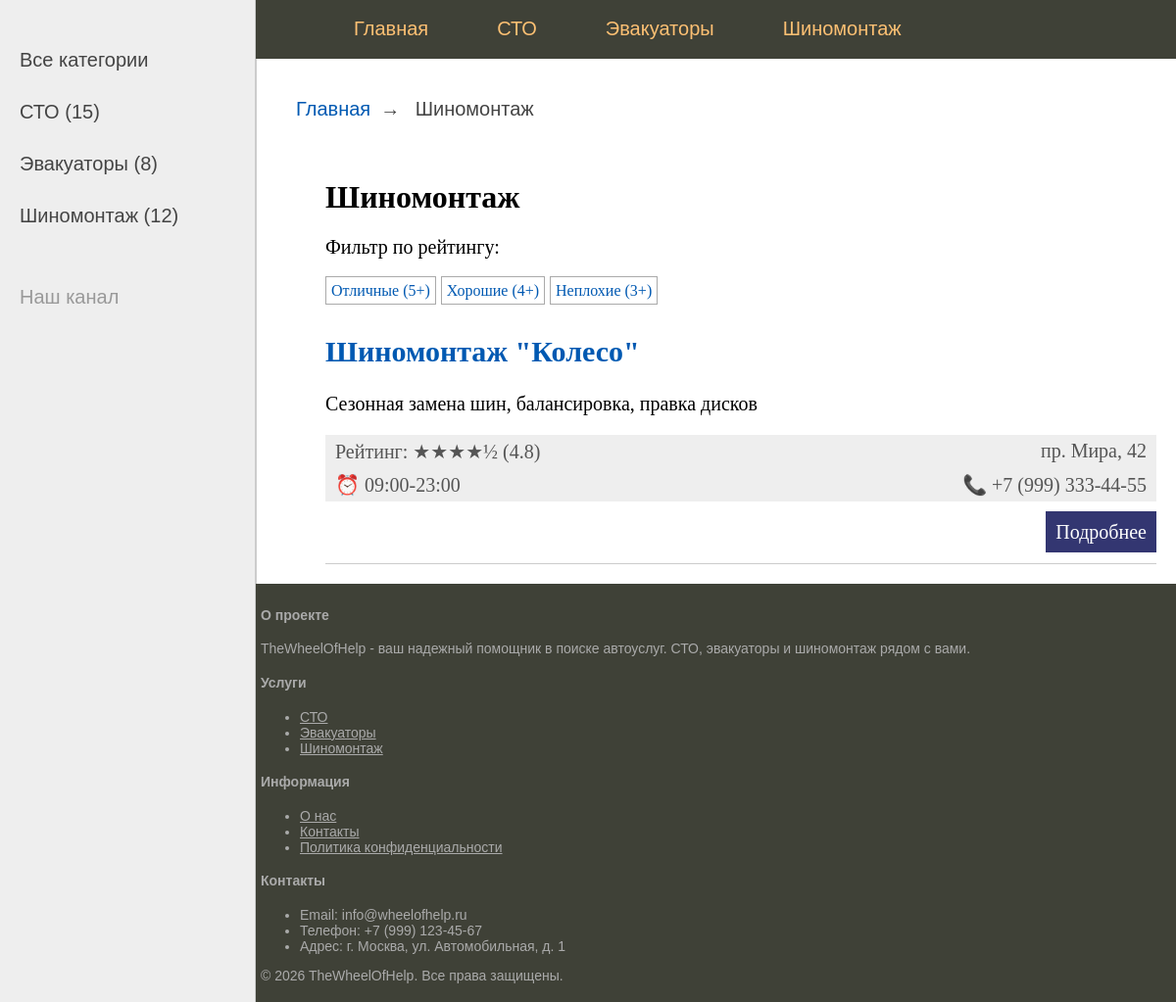
/category/tire-services/, run on the app's committed database.
### homepage/models.py (models this page shows, shortened)
class Category(models.Model):
    name = models.CharField(max_length=100, verbose_name="Название")
    slug = models.SlugField(max_length=100, unique=True, db_index=True, verbose_name="URL")
    class Meta:
        verbose_name = "Категория"
        verbose_name_plural = "Категории"

class Service(models.Model):
    title = models.CharField(max_length=255, verbose_name="Название")
    slug = models.SlugField(max_length=255, unique=True, db_index=True, verbose_name="URL")
    description = models.TextField(blank=True, verbose_name="Описание")
    category = models.ForeignKey('Category', on_delete=models.PROTECT, verbose_name="Категория")
    address = models.CharField(max_length=255, verbose_name="Адрес")
    phone = models.CharField(max_length=20, verbose_name="Телефон")
    work_time = models.CharField(max_length=255, blank=True, verbose_name="Время работы")
    rating = models.FloatField(default=0, verbose_name="Рейтинг")
    time_create = models.DateTimeField(auto_now_add=True, verbose_name="Создано")
    time_update = models.DateTimeField(auto_now=True, verbose_name="Обновлено")
    is_published = models.BooleanField(choices=Status.choices, default=Status.DRAFT, verbose_name="Статус")
    objects = models.Manager()  # стандартный менеджер (все записи)
    published = PublishedManager()  # наш менеджер (только опубликованные)
    def get_absolute_url(self):
        return reverse('homepage:service_detail', kwargs={'service_slug': self.slug})
    class Meta:
        ordering = ['-time_create']  # сортировка по умолчанию (новые сверху)
        verbose_name = "Услуга"
        verbose_name_plural = "Услуги"

### homepage/views.py (the view)
# urls.py: path('category/<slug:cat_slug>/', views.category_detail, name='category_detail'),
def category_detail(request, cat_slug):
    category = get_object_or_404(Category, slug=cat_slug)
    services = Service.published.filter(category=category)
    return render(request, 'homepage/category_detail.html', {
        'title': category.name,
        'services': services,
        'category': category,
        'categories': Category.objects.all(),
        'selected_cat_id': category.id,
    })

### homepage/converter.py (called while the page is built)
    def to_url(self, value):
        return str(value)

### homepage/models.py (called while the page is built)
    def get_queryset(self):
        return super().get_queryset().filter(is_published=Status.PUBLISHED)

### homepage/templatetags/homepage_tags.py (called while the page is built)
@register.inclusion_tag('homepage/list_categories.html')
def show_categories():
    return {"categories": categories}

@register.simple_tag
def get_stars(rating):
    full_stars = int(rating)
    half_star = 1 if rating - full_stars >= 0.5 else 0
    empty_stars = 5 - full_stars - half_star
    stars = "★" * full_stars
    if half_star:
        stars += "½"
    stars += "☆" * empty_stars
    return stars

### templates/homepage/category_detail.html (shortened to what this page needs)
{% extends 'base.html' %}
{% load homepage_tags %}
{% block breadcrumbs %}
<ul class="breadcrumbs">
    <li><a href="{% url 'homepage:index' %}">Главная</a></li>
    <li class="last">{{ category.name }}</li>
</ul>
{% endblock %}
{% block content %}
<h1>{{ category.name }}</h1>
<div class="rating-filter">
    <p>Фильтр по рейтингу:</p>
    <ul class="tags-list">
        <li><a href="
            {% if category.slug == 'tech-station' %}
                {% url 'homepage:tech_station_rating' rating=5 %}
            {% elif category.slug == 'evacuators' %}
                {% url 'homepage:evacuator_rating' rating=5 %}
            {% elif category.slug == 'tire-services' %}
                {% url 'homepage:tire_service_rating' rating=5 %}
            {% endif %}
        ">Отличные (5+)</a></li>
        <li><a href="
            {% if category.slug == 'tech-station' %}
                {% url 'homepage:tech_station_rating' rating=4 %}
            {% elif category.slug == 'evacuators' %}
                {% url 'homepage:evacuator_rating' rating=4 %}
            {% elif category.slug == 'tire-services' %}
                {% url 'homepage:tire_service_rating' rating=4 %}
            {% endif %}
        ">Хорошие (4+)</a></li>
        <li><a href="
            {% if category.slug == 'tech-station' %}
                {% url 'homepage:tech_station_rating' rating=3 %}
            {% elif category.slug == 'evacuators' %}
                {% url 'homepage:evacuator_rating' rating=3 %}
            {% elif category.slug == 'tire-services' %}
                {% url 'homepage:tire_service_rating' rating=3 %}
            {% endif %}
        ">Неплохие (3+)</a></li>
    </ul>
</div>
<ul class="list-articles">
    {% for service in services %}
    <li>
        <h2><a href="{{ service.get_absolute_url }}">{{ service.title }}</a></h2>
        <p>{{ service.description|truncatewords:30 }}</p>
        <div class="article-panel">
            <p class="first">
                Рейтинг: {% get_stars service.rating %} ({{ service.rating }})
            </p>
            <p class="last">
                {{ service.address }}
            </p>
        </div>
        <div class="article-panel">
            <p class="first">⏰ {{ service.work_time|default:"Время не указано" }}</p>
            <p class="last">📞 {{ service.phone }}</p>
        </div>
        <p class="link-read-post">
            <a href="{{ service.get_absolute_url }}">Подробнее</a>
        </p>
    </li>
    {% empty %}
    <li>В этой категории пока нет услуг</li>
    {% endfor %}
</ul>
{% endblock %}

### static/css/styles.css (style rules this page uses)
html, body { font-family: 'Arial'; margin: 0; padding: 0; height: 100%; width: 100%; color: #444; }
a { color: #0059b2; text-decoration: none; }
p.link-read-post { text-align: right; }
p.link-read-post a { padding: 10px; min-width: 100px; background: #333671; color: #fff; text-decoration: none; }
div.article-panel { background: #eee; padding: 5px 10px 5px 10px; box-sizing: border-box; overflow: hidden; color: #555; }
div.article-panel p.first { margin: 0; float: left; }
div.article-panel p.last { margin: 0; float: right; }
ul.list-articles { list-style: none; margin: 0; padding: 0; }
ul.list-articles li { border-bottom: 1px solid #ccc; }
ul.tags-list { width: 100%; margin: 0; padding: 0; list-style: none; }
ul.tags-list li { margin: 0; padding: 0 0 10px; display: inline-block; }
ul.tags-list li a { padding: 5px; font-size: 16px; border: 1px solid #aaa; }
ul.breadcrumbs { margin: 0; padding: 0; list-style: none; font-size: 20px; font-family: Sans-serif, Arial, Tahoma; }
ul.breadcrumbs li { display: inline-block; }
ul.breadcrumbs li a { color: #0059b2; text-decoration: none; }
ul.breadcrumbs li:after { padding: 0 10px 0 10px; content: "\2192"; }
ul.breadcrumbs li.last:after { content: ""; }
.content-text h1 { font-size: 32px; }

### data on the page
Category: name "Шиномонтаж"
Service: title "Шиномонтаж \"Колесо\"", description "Сезонная замена шин, балансировка, правка дисков", rating "★★★★½", rating "4.8", address "пр. Мира, 42", work_time "09:00-23:00", phone "+7 (999) 333-44-55"

### other printed values
{{ cat.name }} "СТО" "Эвакуаторы" "Шиномонтаж"
{{ cat.count }} "15" "8" "12"
